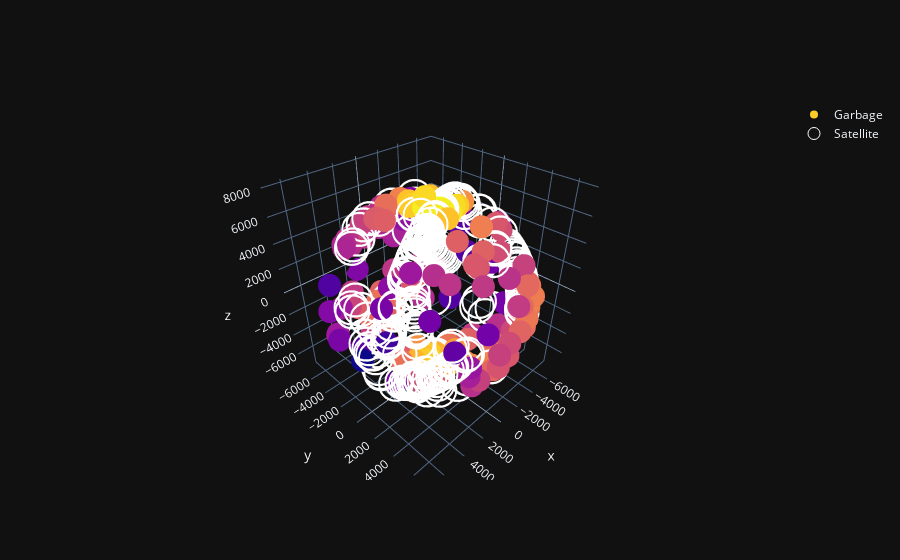

Source (notebook cell):
### Code cell
#KDE for iridium garbage
model = KernelDensity(kernel='gaussian', bandwidth = 1500)
model.fit(data_garbage_iridium)
log_dens = model.score_samples(data_garbage_iridium)

fig = go.Figure(data=[go.Scatter3d(x=data_garbage_iridium[:,0], y=data_garbage_iridium[:,1], z=data_garbage_iridium[:,2],
                                   mode='markers',name="Garbage", marker={"size":8, "color":log_dens})])
fig.add_trace(go.Scatter3d(x=data_satellite[:,0], y=data_satellite[:,1], z=data_satellite[:,2], mode='markers',marker_symbol='circle-open',name="Satellite", marker={"size":12, "color":'white'}))
fig.show()

### Figure 1 — Plotly figure (JSON) as saved in the notebook; plotly's stock layout.template omitted (floating-point values rounded to 4 significant figures; data arrays with more than 128 entries replaced by an {"elided": "..."} marker saying what was removed)
{"data": [{"marker": {"color": {"elided": "170 float values"}, "size": 8}, "mode": "markers", "name": "Garbage", "x": {"elided": "170 float values"}, "y": {"elided": "170 float values"}, "z": {"elided": "170 float values"}, "type": "scatter3d"}, {"marker": {"color": "white", "size": 12, "symbol": "circle-open"}, "mode": "markers", "name": "Satellite", "x": {"elided": "204 float values"}, "y": {"elided": "204 float values"}, "z": {"elided": "204 float values"}, "type": "scatter3d"}], "layout": {}}
